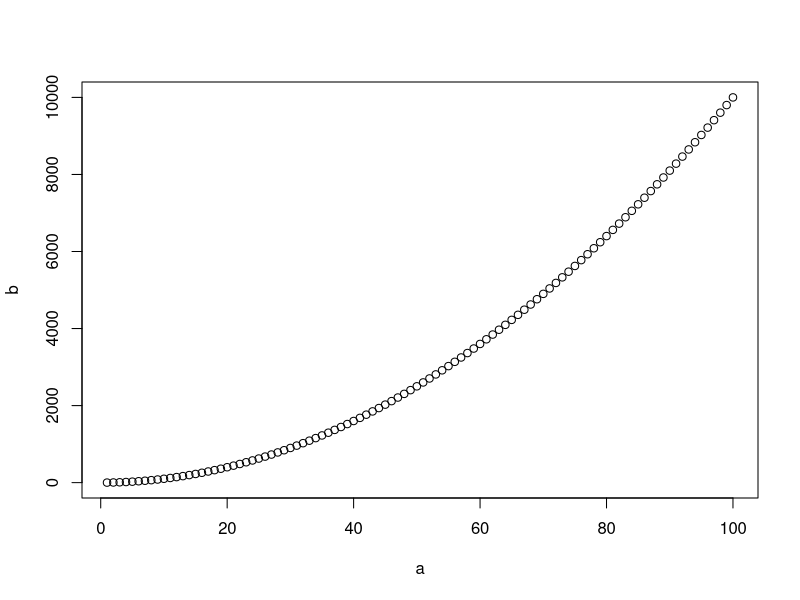
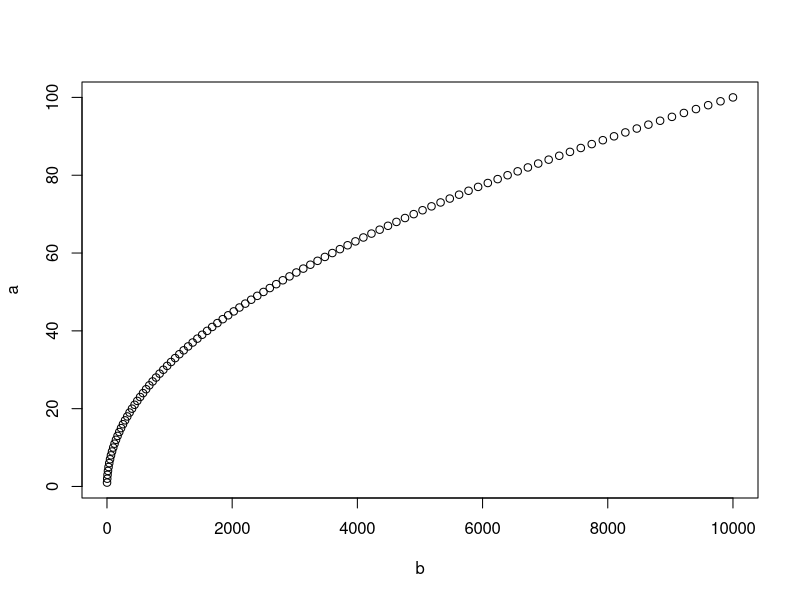
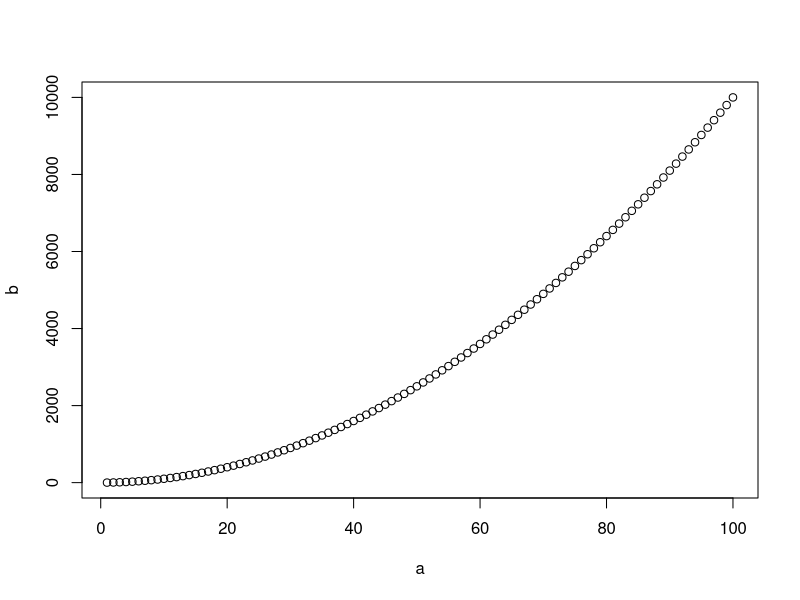
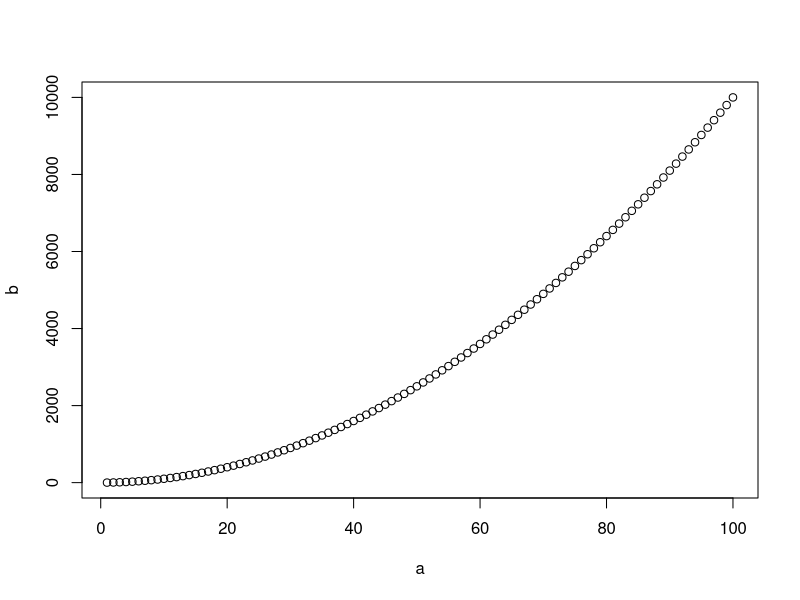

The R source for these figures, in order:
## ---- chunk 1
a <- 3
b <- 5
sum(a, b)
## ---- chunk 2
a <- 1:5
## ---- chunk 3
b <- 2
## ---- chunk 4
result_add <- a + b
## ---- chunk 5
result_sum <- sum(a,b)
## ---- chunk 6
result_add
## ---- chunk 7
result_sum
## ---- chunk 8
sum(result_sum, 5)
## ---- chunk 9
log(8, 2)
log(2, 8)
## ---- chunk 10
log(x = 8, base = 2)
log(base = 2, x = 8)
## ---- chunk 11
a <- 1:100
b <- a^2
## ---- chunk 12
plot(a, b)
## ---- chunk 13
plot(b, a)
## ---- chunk 14
plot(x = a, y = b)
## ---- chunk 15
plot(y = b, x = a)
